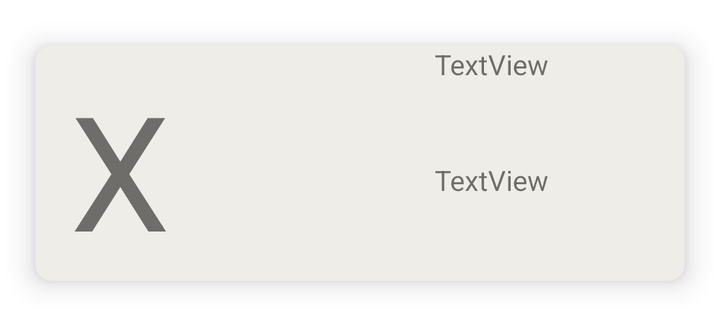
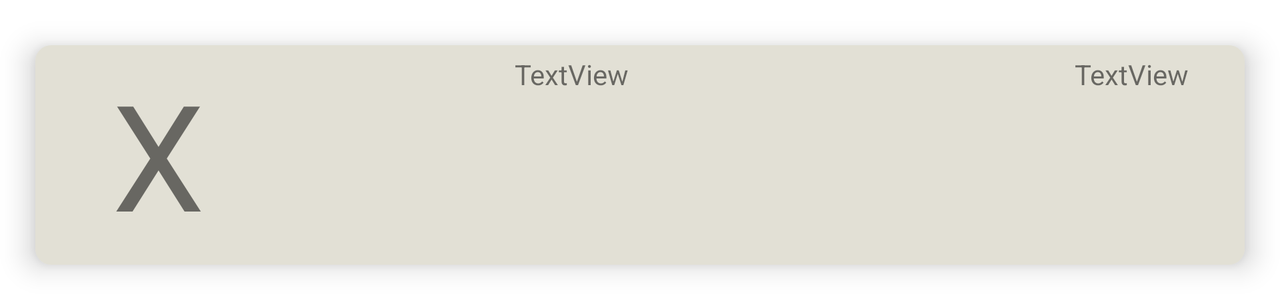

Compare how this app lays out the same screen by default and in its alternative resource folder. The renders come first, then the two layout files and the values they reference.
<!-- AndroidManifest.xml: application theme Theme.MakharijalHuruf -->
<!-- res/layout/card.xml -->
<?xml version="1.0" encoding="utf-8"?>
<androidx.cardview.widget.CardView xmlns:android="http://schemas.android.com/apk/res/android"
    xmlns:app="http://schemas.android.com/apk/res-auto"
    xmlns:tools="http://schemas.android.com/tools"
    android:layout_width="match_parent"
    android:layout_height="wrap_content"
    android:layout_marginLeft="5dp"
    android:layout_marginTop="5dp"
    android:layout_marginRight="5dp"
    android:layout_marginBottom="2dp"
    android:foreground="?android:attr/selectableItemBackground"
    app:cardBackgroundColor="#EFEDE7"
    app:cardCornerRadius="8dp"
    app:cardElevation="8dp"
    app:cardMaxElevation="10dp"
    app:cardPreventCornerOverlap="true"
    app:cardUseCompatPadding="true">


    <androidx.constraintlayout.widget.ConstraintLayout
        android:layout_width="375dp"
        android:layout_height="118dp">


        <TextView
            android:id="@+id/question"
            android:layout_width="85dp"
            android:layout_height="101dp"
            android:text="X"
            android:textAlignment="center"
            android:textSize="80sp"
            app:layout_constraintBottom_toBottomOf="parent"
            app:layout_constraintStart_toStartOf="parent"
            app:layout_constraintTop_toTopOf="parent" />

        <TextView
            android:id="@+id/correct"
            android:layout_width="286dp"
            android:layout_height="53dp"
            android:text="TextView"
            android:textAlignment="center"
            app:layout_constraintStart_toEndOf="@+id/question"
            app:layout_constraintTop_toTopOf="parent" />

        <TextView
            android:id="@+id/user"
            android:layout_width="286dp"
            android:layout_height="53dp"
            android:layout_marginTop="5dp"
            android:text="TextView"
            android:textAlignment="center"
            app:layout_constraintStart_toEndOf="@+id/question"
            app:layout_constraintTop_toBottomOf="@+id/correct" />
    </androidx.constraintlayout.widget.ConstraintLayout>
</androidx.cardview.widget.CardView>
<!-- resources referenced by this layout -->
<resources>
  <style name="Theme.MakharijalHuruf" parent="Theme.MaterialComponents.DayNight.DarkActionBar">
          
          <item name="colorPrimary">@color/purple_500</item>
          <item name="colorPrimaryVariant">@color/purple_700</item>
          <item name="colorOnPrimary">@color/white</item>
          
          <item name="colorSecondary">@color/teal_200</item>
          <item name="colorSecondaryVariant">@color/teal_700</item>
          <item name="colorOnSecondary">@color/black</item>
          
          <item name="android:statusBarColor" tools:targetApi="l">?attr/colorPrimaryVariant</item>
          
      </style>
  <color name="purple_500">#FF6200EE</color>
  <color name="purple_700">#FF3700B3</color>
  <color name="white">#FFFFFFFF</color>
  <color name="teal_200">#FF03DAC5</color>
  <color name="teal_700">#FF018786</color>
  <color name="black">#FF000000</color>
</resources>
<!-- res/layout-land/card.xml (the repository's variant of the layout above) -->
<!-- drawn on the phone turned sideways -->
<?xml version="1.0" encoding="utf-8"?>
<androidx.cardview.widget.CardView xmlns:android="http://schemas.android.com/apk/res/android"
    xmlns:app="http://schemas.android.com/apk/res-auto"
    xmlns:tools="http://schemas.android.com/tools"
    android:layout_width="match_parent"
    android:layout_height="wrap_content"
    android:layout_marginLeft="5dp"
    android:layout_marginTop="5dp"
    android:layout_marginRight="5dp"
    android:layout_marginBottom="2dp"
    android:foreground="?android:attr/selectableItemBackground"
    app:cardBackgroundColor="#EFEDE7"
    app:cardCornerRadius="8dp"
    app:cardElevation="8dp"
    app:cardMaxElevation="10dp"
    app:cardPreventCornerOverlap="true"
    app:cardUseCompatPadding="true">


    <androidx.constraintlayout.widget.ConstraintLayout
        android:layout_width="match_parent"
        android:layout_height="110dp"
        android:background="#E2E0D5"
        android:backgroundTint="#E2E0D5">


        <TextView
            android:id="@+id/question"
            android:layout_width="123dp"
            android:layout_height="100dp"
            android:text="X"
            android:textAlignment="center"
            android:textSize="80sp"
            app:autoSizeMaxTextSize="80sp"
            app:autoSizeMinTextSize="12sp"
            app:autoSizeStepGranularity="2sp"
            app:autoSizeTextType="uniform"
            app:layout_constraintBottom_toBottomOf="parent"
            app:layout_constraintStart_toStartOf="parent"
            app:layout_constraintTop_toTopOf="parent" />

        <TextView
            android:id="@+id/correct"
            android:layout_width="270dp"
            android:layout_height="100dp"
            android:layout_marginStart="10dp"
            android:text="TextView"
            android:textAlignment="center"
            android:textSize="12sp"
            app:autoSizeMaxTextSize="14sp"
            app:autoSizeMinTextSize="12sp"
            app:autoSizeStepGranularity="2sp"
            app:autoSizeTextType="uniform"
            app:layout_constraintBottom_toBottomOf="parent"
            app:layout_constraintStart_toEndOf="@+id/question"
            app:layout_constraintTop_toTopOf="parent" />

        <TextView
            android:id="@+id/user"
            android:layout_width="270dp"
            android:layout_height="100dp"
            android:layout_marginStart="10dp"
            android:text="TextView"
            android:textAlignment="center"
            android:textSize="12sp"
            app:autoSizeMaxTextSize="14sp"
            app:autoSizeMinTextSize="12sp"
            app:autoSizeStepGranularity="2sp"
            app:autoSizeTextType="uniform"
            app:layout_constraintBottom_toBottomOf="parent"
            app:layout_constraintStart_toEndOf="@+id/correct"
            app:layout_constraintTop_toTopOf="parent" />
    </androidx.constraintlayout.widget.ConstraintLayout>
</androidx.cardview.widget.CardView>
